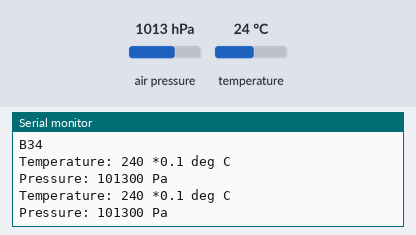
A sketch run on a simulated Arduino Uno, built with avr-gcc and run on an emulated ATmega328P. Shown: the last lines printed to the serial monitor. Wiring (inferred from the names in the program): BMP180 pressure sensor at I2C address 0x77. The inputs (shaded band) are chosen by the test bench; at power-on: air pressure 1013 hPa, temperature 24 °C.

Above: at 4.2 s.
4.3 s: air pressure set to 952 hPa
At 5.6 s:
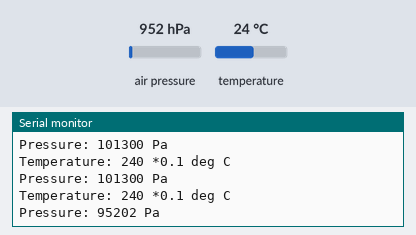
5.8 s: temperature set to 12 °C
At 6.9 s:
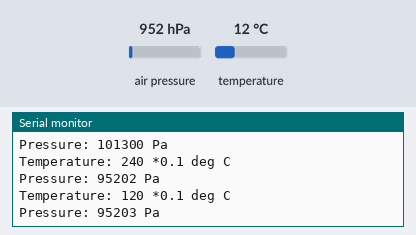
7.3 s: air pressure set to 975 hPa
At 7.3 s:
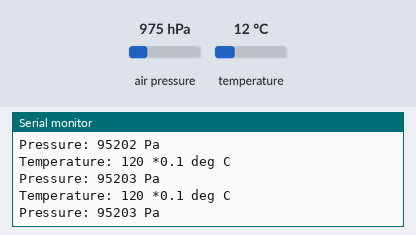
Timing chart, 0 to 10.3 s (numbered marks = the images above; inputs shaded):
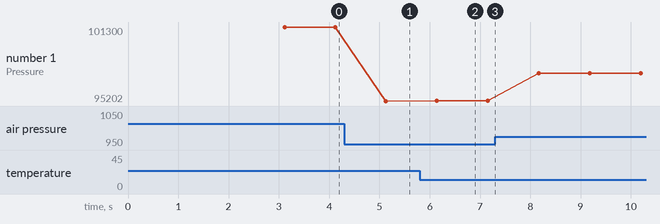

Measured:
- after the input at 4.3 s, the serial monitor: prints a new line after 0.83 s (image 1)
- after the input at 5.8 s, the serial monitor: prints a new line after 0.31 s (image 2)
- plotted number 1: 101300 → 95202 after the input at 4.3 s, 95202 → 95203 after the input at 5.8 s, 95203 → 97502 after the input at 7.3 s

The sketch:

BMP085_TEST.ino
```cpp
#include <Wire.h>

#define BMP085_ADDRESS 0x77  // I2C address of BMP085 addr: 119   HEX: 0x77

const unsigned char OSS = 0;  // Oversampling Setting

// Calibration values
int ac1;
int ac2;
int ac3;
unsigned int ac4;
unsigned int ac5;
unsigned int ac6;
int b1;
int b2;
int mb;
int mc;
int md;

// b5 is calculated in bmp085GetTemperature(...), this variable is also used in bmp085GetPressure(...)
// so ...Temperature(...) must be called before ...Pressure(...).
long b5;

short temperature;
long pressure;

void setup()
{
  Serial.begin(9600);
  delay(3000);
  Serial.println("ready");
  Wire.begin();
  bmp085Calibration();
}

void loop()
{
  temperature = bmp085GetTemperature(bmp085ReadUT());
  pressure = bmp085GetPressure(bmp085ReadUP());
  Serial.print("Temperature: ");
  Serial.print(temperature, DEC);
  Serial.println(" *0.1 deg C");
  Serial.print("Pressure: ");
  Serial.print(pressure, DEC);
  Serial.println(" Pa");
  Serial.println();
  delay(1000);
}


//--------------------------------------------------------
// Stores all of the bmp085's calibration values into global variables
// Calibration values are required to calculate temp and pressure
// This function should be called at the beginning of the program
void bmp085Calibration()
{
  ac1 = bmp085ReadInt(0xAA);
  Serial.println(ac1,HEX);
  ac2 = bmp085ReadInt(0xAC);
  Serial.println(ac2,HEX);
  ac3 = bmp085ReadInt(0xAE);
  Serial.println(ac3,HEX);
  ac4 = bmp085ReadInt(0xB0);
  Serial.println(ac4,HEX);
  ac5 = bmp085ReadInt(0xB2);
  Serial.println(ac5,HEX);
  ac6 = bmp085ReadInt(0xB4);
  Serial.println(ac6,HEX);
  b1 = bmp085ReadInt(0xB6);
  Serial.println(b1,HEX);
  b2 = bmp085ReadInt(0xB8);
  Serial.println(b2,HEX);
  mb = bmp085ReadInt(0xBA);
  Serial.println(mb,HEX);
  mc = bmp085ReadInt(0xBC);
  Serial.println(mc,HEX);
  md = bmp085ReadInt(0xBE);
  Serial.println(md,HEX);
}


//--------------------------------------------------------
// Calculate temperature given ut.
// Value returned will be in units of 0.1 deg C
short bmp085GetTemperature(unsigned int ut)
{
  long x1, x2;

  x1 = (((long)ut - (long)ac6)*(long)ac5) >> 15;
  x2 = ((long)mc << 11)/(x1 + md);
  b5 = x1 + x2;

  return ((b5 + 8)>>4);
}


//--------------------------------------------------------
// Calculate pressure given up
// calibration values must be known
// b5 is also required so bmp085GetTemperature(...) must be called first.
// Value returned will be pressure in units of Pa.
long bmp085GetPressure(unsigned long up)
{
  long x1, x2, x3, b3, b6, p;
  unsigned long b4, b7;

  b6 = b5 - 4000;
  // Calculate B3
  x1 = (b2 * (b6 * b6)>>12)>>11;
  x2 = (ac2 * b6)>>11;
  x3 = x1 + x2;
  b3 = (((((long)ac1)*4 + x3)<<OSS) + 2)>>2;

  // Calculate B4
  x1 = (ac3 * b6)>>13;
  x2 = (b1 * ((b6 * b6)>>12))>>16;
  x3 = ((x1 + x2) + 2)>>2;
  b4 = (ac4 * (unsigned long)(x3 + 32768))>>15;

  b7 = ((unsigned long)(up - b3) * (50000>>OSS));
  if (b7 < 0x80000000)
    p = (b7<<1)/b4;
  else
    p = (b7/b4)<<1;

  x1 = (p>>8) * (p>>8);
  x1 = (x1 * 3038)>>16;
  x2 = (-7357 * p)>>16;
  p += (x1 + x2 + 3791)>>4;

  return p;
}


//--------------------------------------------------------
// Read 1 byte from the BMP085 at 'address'
char bmp085Read(unsigned char address)
{
  unsigned char data;

  Wire.beginTransmission(BMP085_ADDRESS);
  Wire.write(address);
  Wire.endTransmission();

  Wire.requestFrom(BMP085_ADDRESS, 1);
  while(!Wire.available())
    ;

  return Wire.read();
}


//--------------------------------------------------------
// Read 2 bytes from the BMP085
// First byte will be from 'address'
// Second byte will be from 'address'+1
int bmp085ReadInt(unsigned char address)
{
  unsigned char msb, lsb;

  Wire.beginTransmission(BMP085_ADDRESS);
  Wire.write(address);
  Wire.endTransmission();

  Wire.requestFrom(BMP085_ADDRESS, 2);
  while(Wire.available()<2)
    ;
  msb = Wire.read();
  lsb = Wire.read();

  return (int) msb<<8 | lsb;
}


//--------------------------------------------------------
// Read the uncompensated temperature value
unsigned int bmp085ReadUT()
{
  unsigned int ut;

  // Write 0x2E into Register 0xF4
  // This requests a temperature reading
  Wire.beginTransmission(BMP085_ADDRESS);
  Wire.write(0xF4);
  Wire.write(0x2E);
  Wire.endTransmission();

  // Wait at least 4.5ms
  delay(5);

  // Read two bytes from registers 0xF6 and 0xF7
  ut = bmp085ReadInt(0xF6);
  return ut;
}


//--------------------------------------------------------
// Read the uncompensated pressure value
unsigned long bmp085ReadUP()
{
  unsigned char msb, lsb, xlsb;
  unsigned long up = 0;

  // Write 0x34+(OSS<<6) into register 0xF4
  // Request a pressure reading w/ oversampling setting
  Wire.beginTransmission(BMP085_ADDRESS);
  Wire.write(0xF4);
  Wire.write(0x34 + (OSS<<6));
  Wire.endTransmission();

  // Wait for conversion, delay time dependent on OSS
  delay(2 + (3<<OSS));

  // Read register 0xF6 (MSB), 0xF7 (LSB), and 0xF8 (XLSB)
  Wire.beginTransmission(BMP085_ADDRESS);
  Wire.write(0xF6);
  Wire.endTransmission();
  Wire.requestFrom(BMP085_ADDRESS, 3);

  // Wait for data to become available
  while(Wire.available() < 3)
    ;
  msb = Wire.read();
  lsb = Wire.read();
  xlsb = Wire.read();

  up = (((unsigned long) msb << 16) | ((unsigned long) lsb << 8) | (unsigned long) xlsb) >> (8-OSS);

  return up;
}
//--------------------------------------------------------
```
